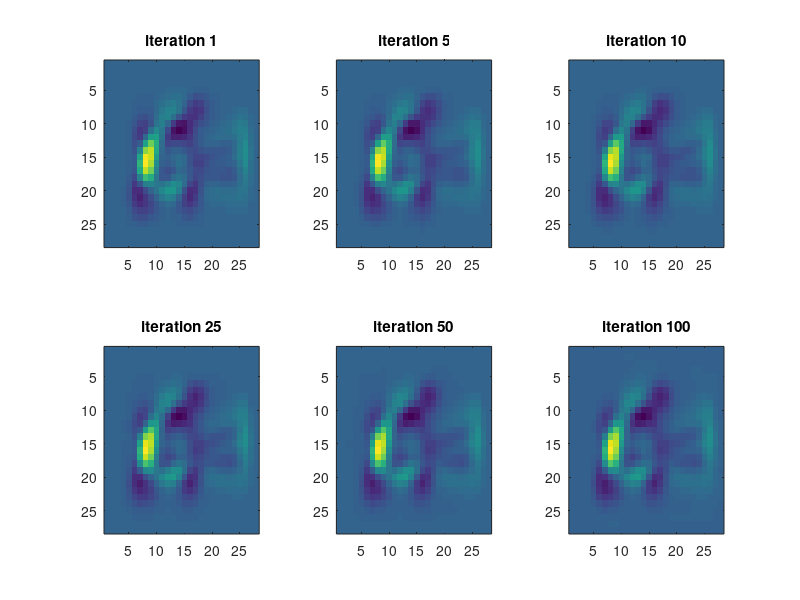

Here is the MATLAB script that generated this plot:
%%% hw2 %%%

load('./hw2_data_mat/mnist_mat.mat');

wcur = zeros(15,1);
wnext = zeros(15,1);
wrec = zeros(15,100);
eqt = zeros(size(Xtrain,2),1);
objective = zeros(100,1);

trainPos = find(ytrain==1);
trainNeg = find(ytrain==0);

for t = 1:100
	funcPos = -Xtrain(:,trainPos)'*wcur/1.5; % x*15*15*1= x*1
	funcNeg = -Xtrain(:,trainNeg)'*wcur/1.5; % x*15*15*1= x*1
	eqt(trainPos) = Xtrain(:,trainPos)'*wcur + 1.5*(normpdf(funcPos)./(1-normcdf(funcPos))); % x*15*15*1 + x*1 = x*1
	eqt(trainNeg) = Xtrain(:,trainNeg)'*wcur + 1.5*(-normpdf(funcNeg)./normcdf(funcNeg)); % x*15*15*1 + x*1 = x*1
	wnext = (inv(eye(15)*((Xtrain*Xtrain')/2.25)))*(Xtrain*eqt/2.25); % ()*()
	wcur = wnext;
	wrec(:,t) = wcur;
	
	newfunc = Xtrain'*wcur/1.5;
	objective(t) = 7.5*log(1/(2*pi)) - 0.5*wcur'*wcur + ytrain*log(normcdf(newfunc)) + (1-ytrain)*log(1-normcdf(newfunc));
end


probit = normcdf(Xtest'*wnext/1.5);
probitRec = probit;
probit = probit';
pos = find(probit>=0.5);
neg = find(probit<0.5);
probit(pos)=1;
probit(neg)=0;
%{
correct = length(find(probit==ytest));
correct/1991

confusion = zeros(2,2);
confusion(1,1) = length(find(ytest==0 & probit==0));
confusion(1,2) = length(find(ytest==0 & probit==1));
confusion(2,1) = length(find(ytest==1 & probit==0));
confusion(2,2) = length(find(ytest==1 & probit==1));

%%%

mistake = find(ytest==0 & probit==1);
for i = 1:3
	temp = Xtest(:,mistake(i));
	recon = Q * temp;
	resh = reshape(recon, [28, 28]);
	subplot(1,3,i), imagesc(resh), title(['test data ' int2str(mistake(i))]);
	probitRec(mistake(i))
end

diff = abs(probitRec-0.5);
[~, order] = sort(diff,'ascend');
for i = 1:3
	temp = Xtest(:,order(i));
	recon = Q * temp;
	resh = reshape(recon, [28, 28]);
	subplot(1,3,i),imagesc(resh),title(['test data ' int2str(order(i))]);
	probitRec(order(i))
end
%}

ite = [1,5,10,25,50,100];
reconRec = zeros(784,6);
for i = 1:6
	recon = Q*wrec(:,ite(i));
	reconRec(:,i) = recon;
	resh = reshape(recon, [28, 28]);
	subplot(2,3,i), imagesc(resh), title(['iteration ' int2str(ite(i))]);
end

%{
reconRec2 = reconRec*100000;
for i = 1:6
	resh = reshape(reconRec(:,i), [28, 28]);
	subplot(2,3,i), image(resh), title(['iteration ' int2str(ite(i))]);
end
%}